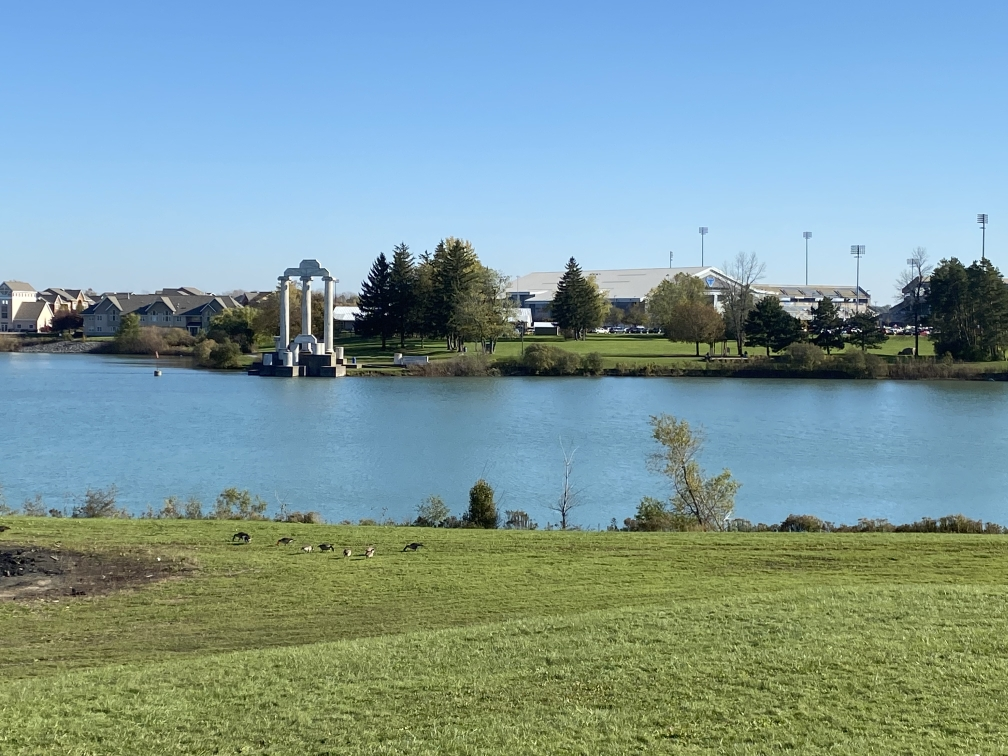
#> input picture temp1.jpg, 1008 x 756 px
$ python -i stitch_jobs.py   (imports and definitions only)
#> lines starting #> are read from the running program, lines starting #| are printed output that depends on the picture
#> further down, picture is the input picture: shape (756, 1008, 3); mean B, G, R 155.8, 154, 125.4
import cv2
import numpy as np


# [12 lines left out: function decode_image_from_bytes, not called in this run]


def _equalize_histogram(img):
    ycrcb = cv2.cvtColor(img, cv2.COLOR_BGR2YCrCb)
#> ycrcb: shape (756, 1008, 3); mean of channels 0, 1, 2 145.7, 113.5, 133.7
    ycrcb[..., 0] = cv2.equalizeHist(ycrcb[..., 0])
#> ycrcb: shape (756, 1008, 3); mean of channels 0, 1, 2 128.4, 113.5, 133.7
    return cv2.cvtColor(ycrcb, cv2.COLOR_YCrCb2BGR)
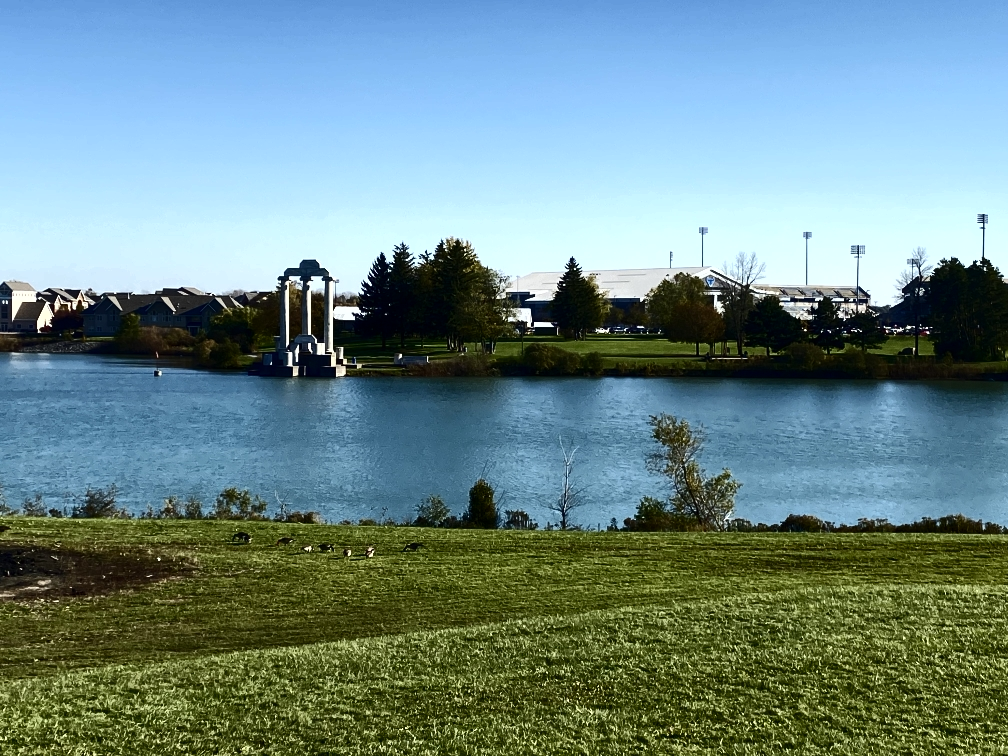
#> returned value: shape (756, 1008, 3); mean B, G, R 136.2, 136.7, 108.2


# [46 lines left out: functions feature_matching, stitch_images, stitch_from_images, stitch_from_bytes, not called in this run]

>>> import cv2
>>> picture = cv2.imread('temp1.jpg')
>>> result = _equalize_histogram(picture)

$ run again, on temp2.jpg
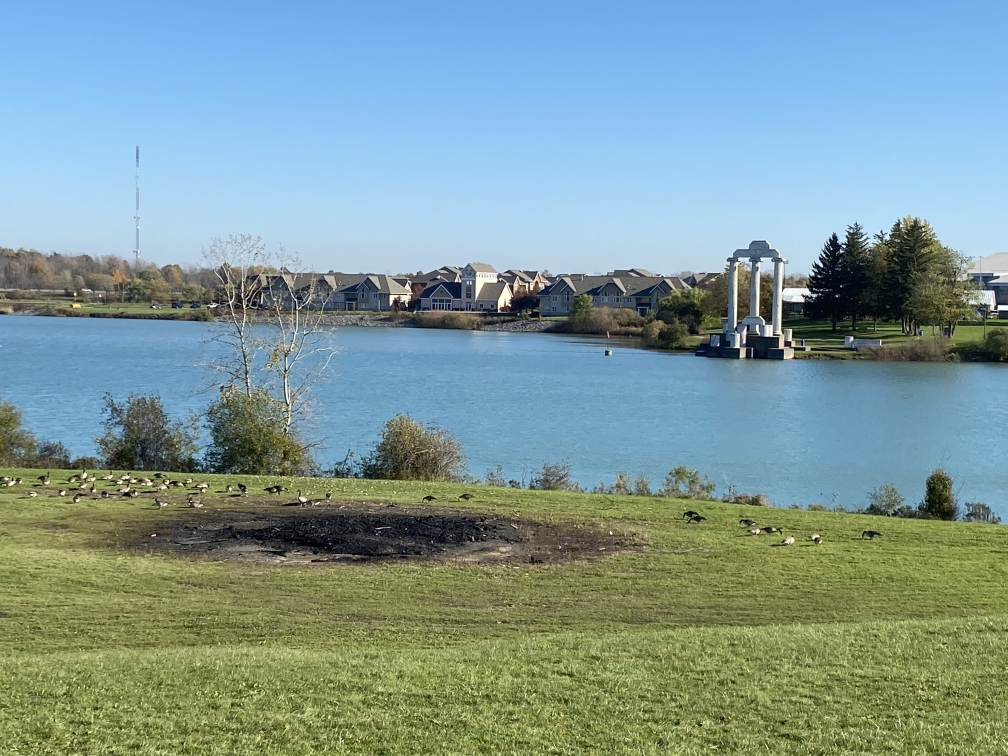
#> input picture temp2.jpg, 1008 x 756 px
#> picture is the input picture: shape (756, 1008, 3); mean B, G, R 153.1, 153.7, 127.4
#> in _equalize_histogram, `return cv2.cvtColor(ycrcb, cv2.COLOR_YCrCb2BGR)`:
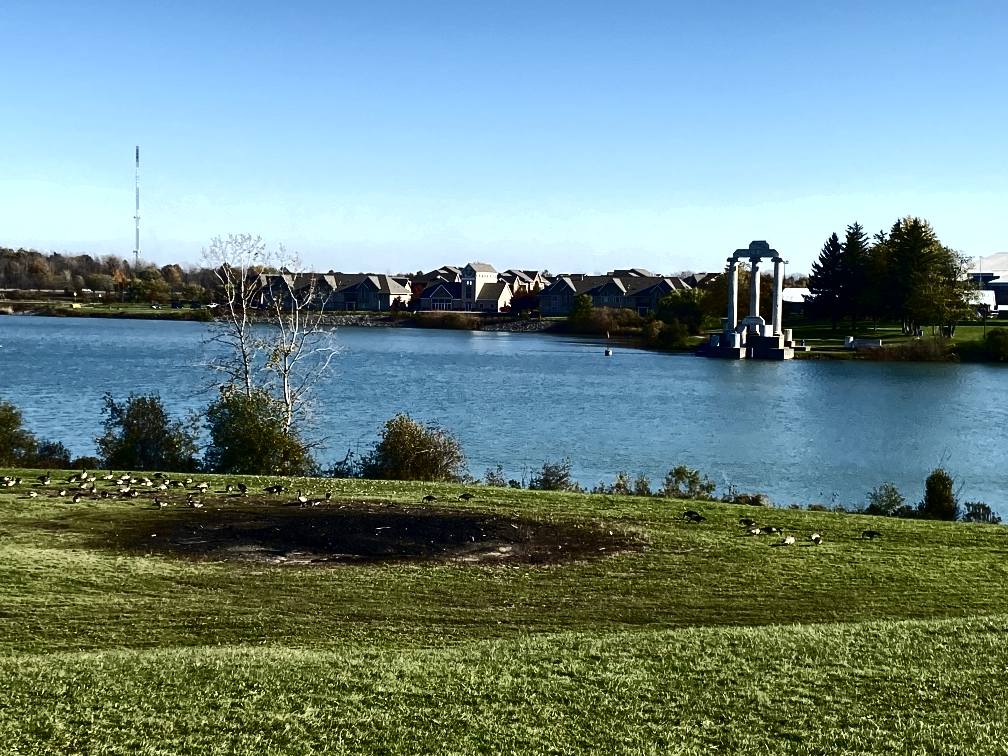
#> returned value: shape (756, 1008, 3); mean B, G, R 133.4, 136.3, 110.2
